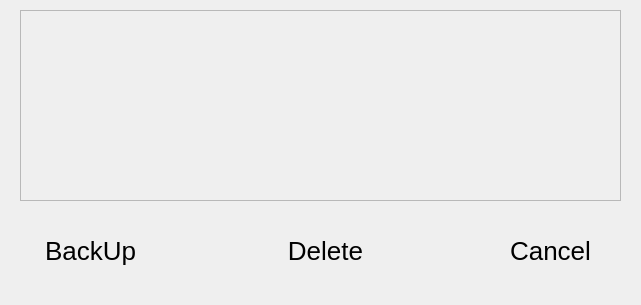
<?xml version="1.0" encoding="UTF-8"?>
<ui version="4.0">
 <class>Form</class>
 <widget class="QWidget" name="Form">
  <property name="geometry">
   <rect>
    <x>0</x>
    <y>0</y>
    <width>641</width>
    <height>305</height>
   </rect>
  </property>
  <property name="windowTitle">
   <string>Form</string>
  </property>
  <property name="styleSheet">
   <string notr="true">background-image: url(:/pictures/wholeBackgroundbetter_2.png);</string>
  </property>
  <widget class="QPushButton" name="pushButton_BackUp">
   <property name="geometry">
    <rect>
     <x>10</x>
     <y>190</y>
     <width>161</width>
     <height>121</height>
    </rect>
   </property>
   <property name="styleSheet">
    <string notr="true">background-image: url(:/pictures/rectButton.png);
font-size:26px bold;

border-radius:20px;</string>
   </property>
   <property name="text">
    <string>BackUp</string>
   </property>
  </widget>
  <widget class="QFrame" name="frame_BackUp">
   <property name="geometry">
    <rect>
     <x>20</x>
     <y>10</y>
     <width>601</width>
     <height>191</height>
    </rect>
   </property>
   <property name="frameShape">
    <enum>QFrame::StyledPanel</enum>
   </property>
   <property name="frameShadow">
    <enum>QFrame::Raised</enum>
   </property>
  </widget>
  <widget class="QPushButton" name="pushButton_Cancel">
   <property name="geometry">
    <rect>
     <x>470</x>
     <y>190</y>
     <width>161</width>
     <height>121</height>
    </rect>
   </property>
   <property name="styleSheet">
    <string notr="true">background-image: url(:/pictures/rectButton.png);
font-size:26px bold;

border-radius:20px;</string>
   </property>
   <property name="text">
    <string>Cancel</string>
   </property>
  </widget>
  <widget class="QPushButton" name="pushButton_Delete">
   <property name="geometry">
    <rect>
     <x>245</x>
     <y>190</y>
     <width>161</width>
     <height>121</height>
    </rect>
   </property>
   <property name="styleSheet">
    <string notr="true">background-image: url(:/pictures/rectButton.png);
font-size:26px bold;

border-radius:20px;</string>
   </property>
   <property name="text">
    <string>Delete</string>
   </property>
  </widget>
 </widget>
 <resources/>
 <connections/>
</ui>
